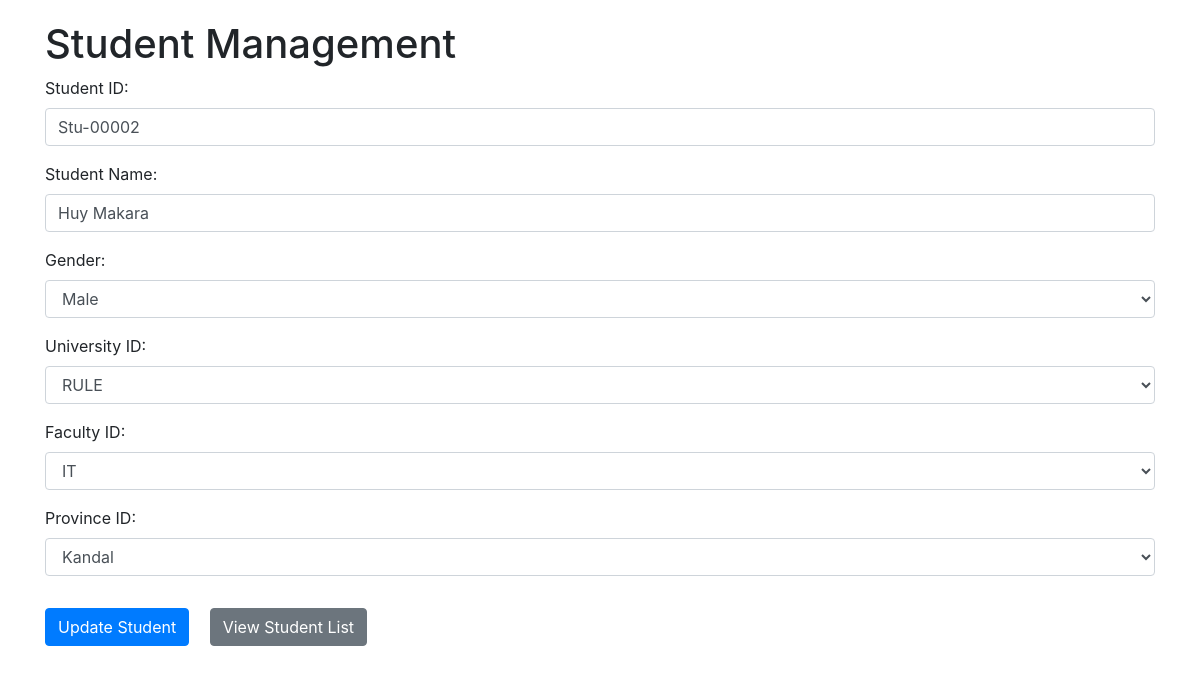
The page /index.php?edit=Stu-00002 on the database its author committed.
### tables this page shows
CREATE TABLE `student` (
  `student_id` varchar(10) NOT NULL,
  `student_name` varchar(40) NOT NULL,
  `gender` varchar(6) NOT NULL,
  `stu_university_id` varchar(10) NOT NULL,
  `stu_faculty_id` varchar(15) NOT NULL,
  `stu_province_id` varchar(12) NOT NULL
);

### index.php (the view, shortened to what this page needs)
<?php
include 'db.php';
if (isset($_GET['edit'])) {
    $id = $conn->real_escape_string($_GET['edit']);
    $sql = "SELECT * FROM student WHERE student_id='$id'";
    $result = $conn->query($sql);
    $student = $result->fetch_assoc();
} else {
    $student = null;
}
?>
<!DOCTYPE html>
<html lang="en">
<head>
    <link href="https://maxcdn.bootstrapcdn.com/bootstrap/4.5.2/css/bootstrap.min.css" rel="stylesheet">
</head>
<body>
<div class="container">
    <h1>Student Management</h1>
    <form method="POST" action="">
        <div class="form-group">
            <label for="student_id">Student ID:</label>
            <input type="text" class="form-control" id="student_id" name="student_id" value="<?php echo htmlspecialchars($student['student_id'] ?? ''); ?>" required>
        </div>
        <div class="form-group">
            <label for="student_name">Student Name:</label>
            <input type="text" class="form-control" id="student_name" name="student_name" value="<?php echo htmlspecialchars($student['student_name'] ?? ''); ?>" required>
        </div>
        <div class="form-group">
            <label for="gender">Gender:</label>
            <select class="form-control" id="gender" name="gender" required>
                <option value="Male" <?php echo (isset($student['gender']) && $student['gender'] == 'Male') ? 'selected' : ''; ?>>Male</option>
            </select>
        </div>
        <div class="form-group">
            <label for="stu_university_id">University ID:</label>
            <select class="form-control" id="stu_university_id" name="stu_university_id" required>
                <option value="RULE" <?php echo (isset($student['stu_university_id']) && $student['stu_university_id'] == 'RULE') ? 'selected' : ''; ?>>RULE</option>
            </select>
        </div>
        <div class="form-group">
            <label for="stu_faculty_id">Faculty ID:</label>
            <select class="form-control" id="stu_faculty_id" name="stu_faculty_id" required>
                <option value="IT" <?php echo (isset($student['stu_faculty_id']) && $student['stu_faculty_id'] == 'IT') ? 'selected' : ''; ?>>IT</option>
            </select>
        </div>
        <div class="form-group">
            <label for="stu_province_id">Province ID:</label>
            <select class="form-control" id="stu_province_id" name="stu_province_id" required>
                <option value="Kandal" <?php echo (isset($student['stu_province_id']) && $student['stu_province_id'] == 'Kandal') ? 'selected' : ''; ?>>Kandal</option>
            </select>
        </div>
        <button type="submit" class="btn btn-primary" name="<?php echo isset($student) ? 'update' : 'add'; ?>"><?php echo isset($student) ? 'Update Student' : 'Add Student'; ?></button>
        <a href="studentList.php" class="btn btn-secondary m-3">View Student List</a>
    </form>
</body>
</html>

### index.php (style rules this page uses)
.container { margin-top: 20px; }

### rows shown on the page
student: student_id "Stu-00002", student_name "Huy Makara", gender "Male", stu_university_id "RULE", stu_faculty_id "IT", stu_province_id "Kandal"
